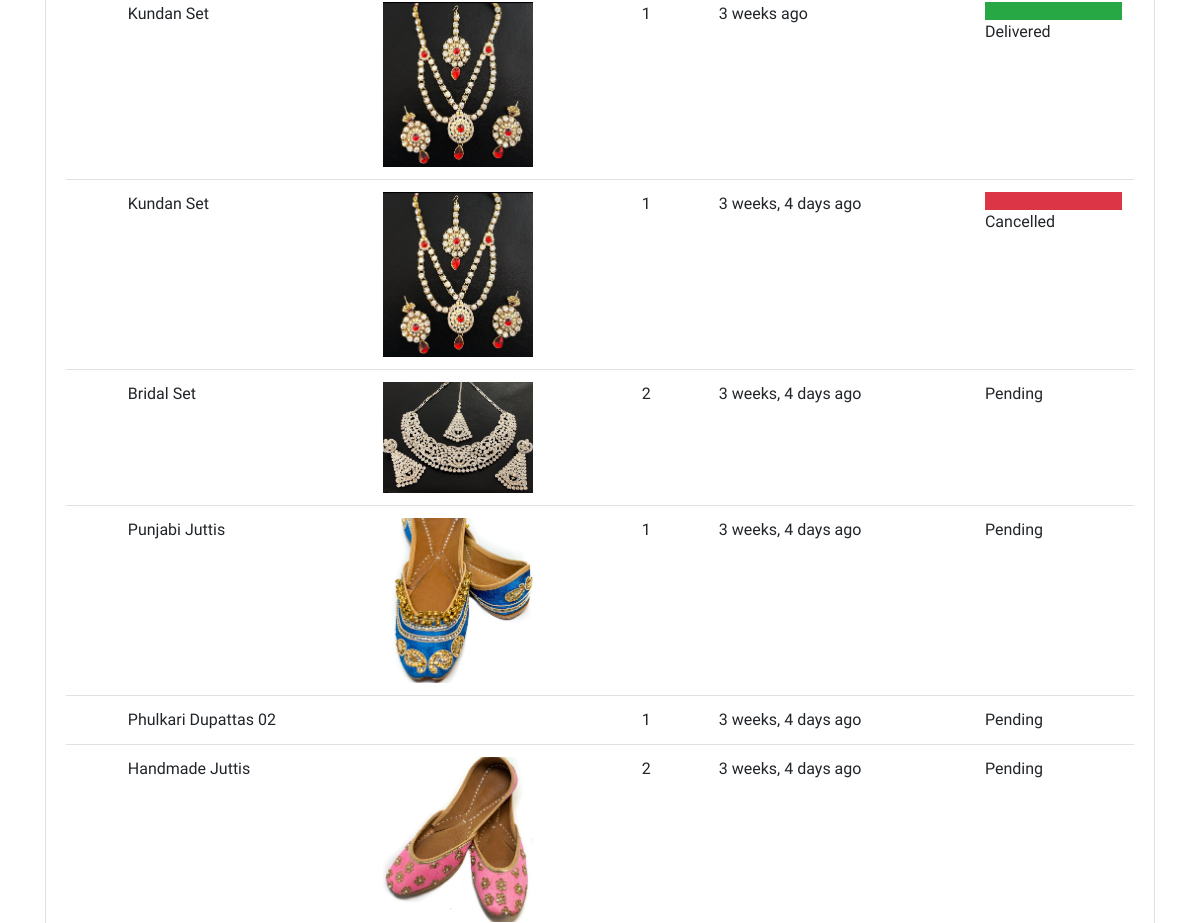
The page /orders/ (signed in, middle part) on the database as committed earlier.
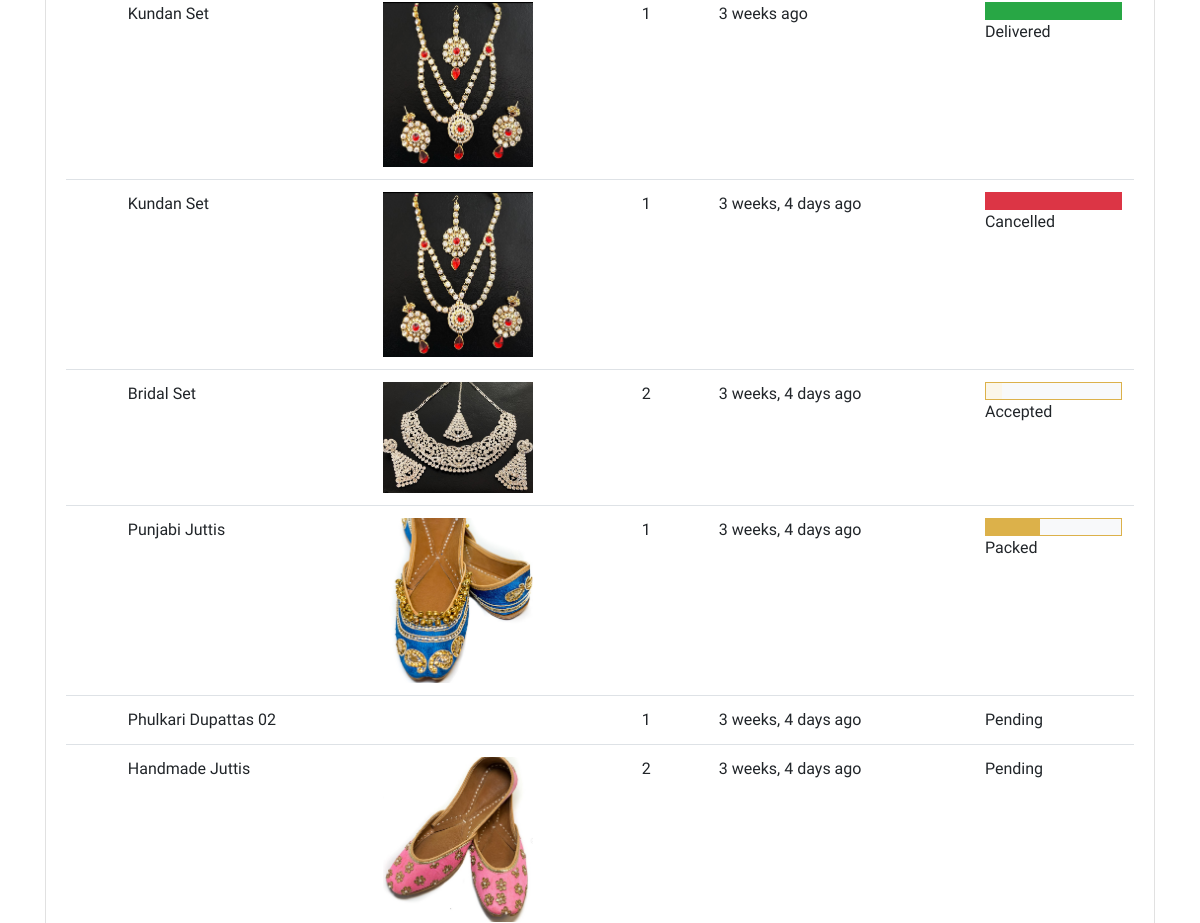
The same page on the database as committed later.
### store/models.py (models this page shows, shortened)
class Order(models.Model):
    user = models.ForeignKey(User, verbose_name="User", on_delete=models.CASCADE)
    address = models.ForeignKey(Address, verbose_name="Shipping Address", on_delete=models.CASCADE)
    product = models.ForeignKey(Product, verbose_name="Product", on_delete=models.CASCADE)
    quantity = models.PositiveIntegerField(verbose_name="Quantity")
    ordered_date = models.DateTimeField(auto_now_add=True, verbose_name="Ordered Date")
    status = models.CharField(
        choices=STATUS_CHOICES,
        max_length=50,
        default="Pending"
        )

class Product(models.Model):
    title = models.CharField(max_length=150, verbose_name="Product Title")
    slug = models.SlugField(max_length=160, verbose_name="Product Slug")
    sku = models.CharField(max_length=255, unique=True, verbose_name="Unique Product ID (SKU)")
    short_description = models.TextField(verbose_name="Short Description")
    detail_description = models.TextField(blank=True, null=True, verbose_name="Detail Description")
    product_image = models.ImageField(upload_to='product', blank=True, null=True, verbose_name="Product Image")
    price = models.DecimalField(max_digits=8, decimal_places=2)
    category = models.ForeignKey(Category, verbose_name="Product Categoy", on_delete=models.CASCADE)
    is_active = models.BooleanField(verbose_name="Is Active?")
    is_featured = models.BooleanField(verbose_name="Is Featured?")
    created_at = models.DateTimeField(auto_now_add=True, verbose_name="Created Date")
    updated_at = models.DateTimeField(auto_now=True, verbose_name="Updated Date")
    class Meta:
        verbose_name_plural = 'Products'
        ordering = ('-created_at', )

### store/views.py (the view)
# urls.py: path('orders/', views.orders, name="orders"),
@login_required
def orders(request):
    user = request.user
    cart = Cart.objects.filter(user=user)
    addresses = Address.objects.filter(user=user).first()
    for c in cart:
        Order(user=user, address=addresses, product=c.product, quantity=c.quantity).save()
        c.delete()
    all_orders = Order.objects.filter(user=request.user).order_by('-ordered_date')
    return render(request, 'store/orders.html', {'orders': all_orders})

### store/context_preprocessors.py (called while the page is built)
def store_menu(request):
    categories = Category.objects.filter(is_active=True)
    context = {
        'categories_menu': categories,
    }
    return context

def cart_menu(request):
    if request.user.is_authenticated:
        cart_items= Cart.objects.filter(user=request.user)
        context = {
            'cart_items': cart_items,
        }
    else:
        context = {}
    return context

### templates/store/orders.html (shortened to what this page needs)
{% extends 'base.html' %}
{% load static %}
{% load humanize %}
    {% block content %}
      <div class="container py-5">
        <div class="row">
          <div class="col-lg-12">
            <div class="card mb-4" id="tables">
              <div class="card-body">
                <table class="table table-hover">
                  <tbody>
                    {% if orders %}
                    {% for order in orders %}
                    <tr>
                      <td>{{forloop.00counter}}</td>
                      <td>{{order.product.title}}</td>
                      <td>
                        {% if order.product.product_image %}
                          <img src="{{order.product.product_image.url}}" alt="{{order.product.product_ttile}}" style="width:150px;">
                        {% endif %}
                      </td>
                      <td>{{order.quantity}}</td>
                      <td>{{order.ordered_date|naturaltime}}</td>
                      <td>
                        {% if order.status == 'Accepted' %}
                        <div class="bg-light border border-primary">
                            <div class="p-2 bg-primary-light" style="width:0;"></div>
                        </div>
                        {% endif %}
                        {% if order.status == 'Packed' %}
                        <div class="bg-light border border-primary">
                            <div class="p-2 bg-primary" style="width:40%;"></div>
                        </div>
                        {% endif %}
                        {% if order.status == 'Delivered' %}
                        <div class="bg-light border border-success">
                            <div class="p-2 bg-success" style="width:100%;"></div>
                        </div>
                        {% endif %}
                        {% if order.status == 'Cancelled' %}
                        <div class="bg-light border border-danger">
                            <div class="p-2 bg-danger" style="width:100%;"></div>
                        </div>
                        {% endif %}
                        {{order.status}}
                      </td>
                    </tr>
                    {% endfor %}
                    {% endif %}
                  </tbody>
                </table>
              </div>
            </div>
          </div>
        </div>
      </div>
{% endblock content %}

Rows that differ between the two databases and show on the page:
changed Order "Bridal Set": status "Pending" → "Accepted"
changed Order "Punjabi Juttis": status "Pending" → "Packed"
